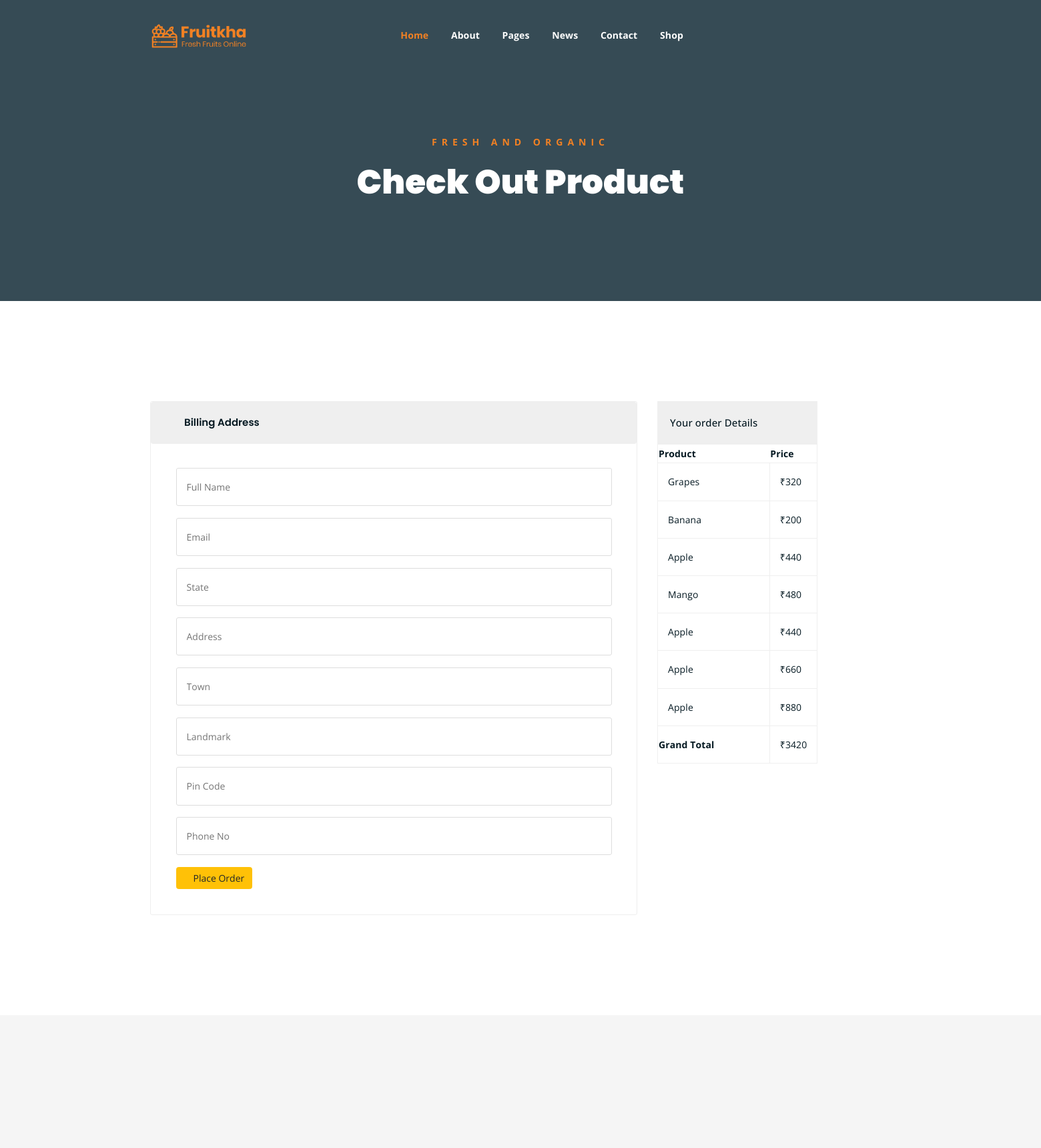
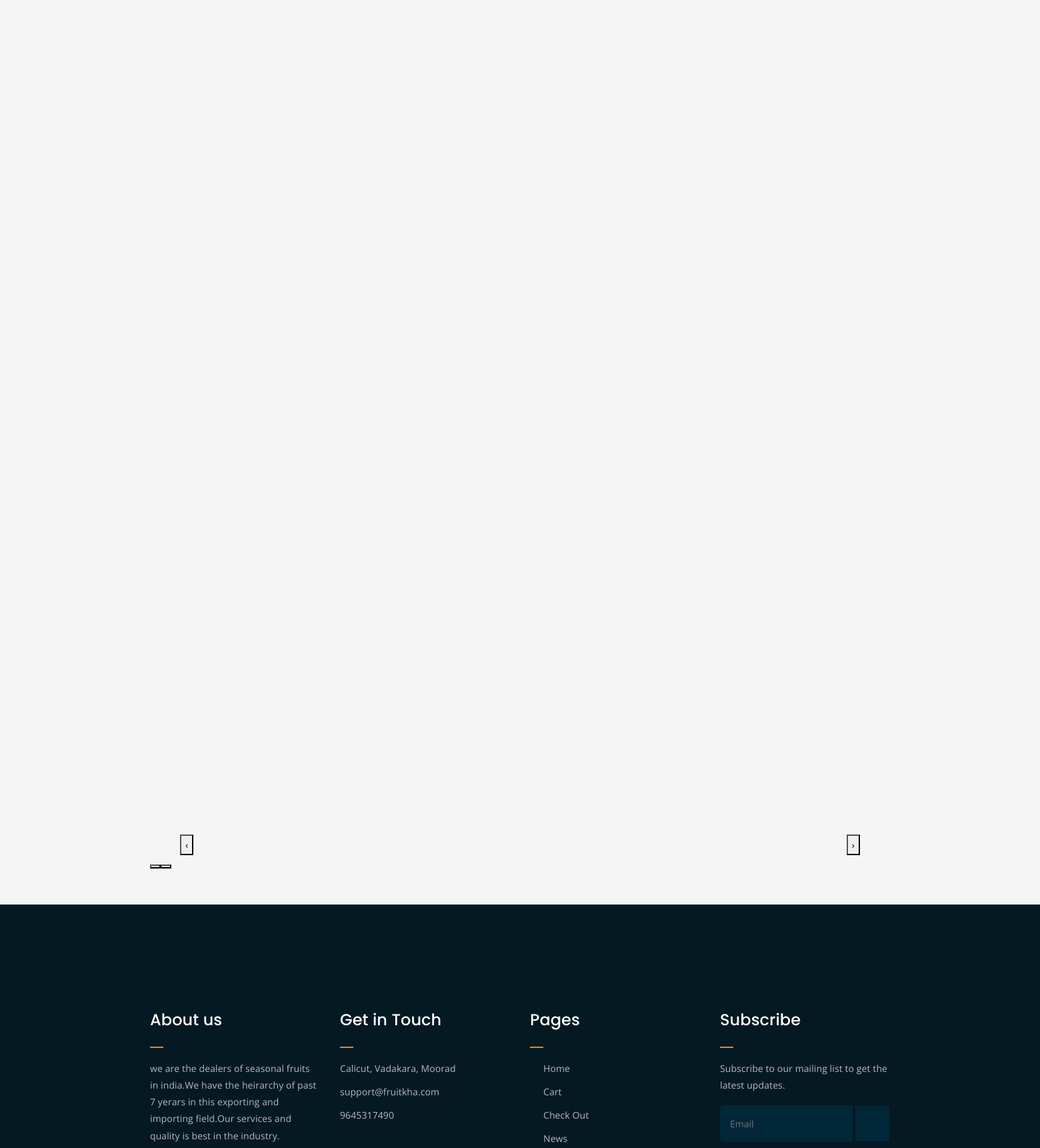
/UserApp/placeorder/ (signed in, upper part), run on the app's committed database (2 pictures, top to bottom).
### UserApp/models.py (models this page shows)
class CartDB(models.Model):
    Name = models.CharField(max_length=40,null=True,blank=True)
    Price = models.IntegerField(null=True,blank=True)
    Quantity = models.IntegerField(null=True,blank=True)
    User = models.CharField(max_length=40, null=True, blank=True)
    TotalPrice = models.IntegerField(null=True,blank=True)

### UserApp/views.py (the view)
# urls.py: path('placeorder/', views.placeorder, name="placeorder"),
def placeorder(req):
    item = CartDB.objects.filter(User=req.session['username'])
    total_price = 0
    for i in item:
        total_price = total_price + i.TotalPrice
    return render(req,"PlaceOrder.html",{"item":item,"total_price":total_price})

### UserApp/templates/PlaceOrder.html (shortened to what this page needs)
<!DOCTYPE html>
{% load static %}
<html lang="en">
<head>
	<link rel="stylesheet" href="{% static 'assets/css/all.min.css' %}">
	<link rel="stylesheet" href="{% static 'assets/bootstrap/css/bootstrap.min.css' %}">
	<link rel="stylesheet" href="{% static 'assets/css/owl.carousel.css' %}">
	<link rel="stylesheet" href="{% static 'assets/css/magnific-popup.css' %}">
	<link rel="stylesheet" href="{% static 'assets/css/animate.css' %}">
	<link rel="stylesheet" href="{% static 'assets/css/meanmenu.min.css' %}">
	<link rel="stylesheet" href="{% static 'assets/css/main.css' %}">
	<link rel="stylesheet" href="{% static 'assets/css/responsive.css' %}">
</head>
<body>
	<div class="top-header-area" id="sticker">
		<div class="container">
			<div class="row">
				<div class="col-lg-12 col-sm-12 text-center">
					<div class="main-menu-wrap">
						<div class="site-logo">
							<a href="index.html">
								<img src="{% static 'assets/img/logo.png' %}" alt="">
							</a>
						</div>
						<nav class="main-menu">
							<ul>
								<li class="current-list-item"><a href="#">Home</a>
								</li>
								<li><a href="about.html">About</a></li>
								<li><a href="#">Pages</a>
								</li>
								<li><a href="news.html">News</a>
								</li>
								<li><a href="contact.html">Contact</a></li>
								<li><a href="shop.html">Shop</a>
								</li>
								<li>
									<div class="header-icons">
										<a class="shopping-cart" href="cart.html"><i class="fas fa-shopping-cart"></i></a>
										<a class="mobile-hide search-bar-icon" href="#"><i class="fas fa-search"></i></a>
									</div>
								</li>
							</ul>
						</nav>
					</div>
				</div>
			</div>
		</div>
	</div>
	<div class="breadcrumb-section breadcrumb-bg">
		<div class="container">
			<div class="row">
				<div class="col-lg-8 offset-lg-2 text-center">
					<div class="breadcrumb-text">
						<p>Fresh and Organic</p>
						<h1>Check Out Product</h1>
					</div>
				</div>
			</div>
		</div>
	</div>
	<div class="checkout-section mt-150 mb-150">
		<div class="container">
			<div class="row">
				<div class="col-lg-8">
					<div class="checkout-accordion-wrap">
						<div class="accordion" id="accordionExample">
						  <div class="card single-accordion">
						    <div class="card-header" id="headingOne">
						      <h5 class="mb-0">
						        <button class="btn btn-link" type="button" data-toggle="collapse" data-target="#collapseOne" aria-expanded="true" aria-controls="collapseOne">
						          Billing Address
						        </button>
						      </h5>
						    </div>
						    <div id="collapseOne" class="collapse show" aria-labelledby="headingOne" data-parent="#accordionExample">
						      <div class="card-body">
						        <div class="billing-address-form">
						        	<form method="post" action="{% url 'savecheck' %}">
						        		<p><input type="text" placeholder="Full Name" name="name"></p>
						        		<p><input type="email" placeholder="Email" name="email"></p>
						        		<p><input type="text" placeholder="State" name="state"></p>
						        		<p><input type="text" placeholder="Address" name="address"></p>
						        		<p><input type="text" placeholder="Town" name="town"></p>
						        		<p><input type="text" placeholder="Landmark" name="mark"></p>
                                        <p><input type="text"  id="zipCode" placeholder="Pin Code" value="" name="pin"></p>
                                        <p><input type="text"  id="phone_number" min="0" placeholder="Phone No" value="" name="number"></p>
												<button type="submit" class="btn btn-warning"><i class="fas fa-shopping-cart"></i> Place Order</button>
						        	</form>
						        </div>
						      </div>
						    </div>
						  </div>
						</div>
					</div>
				</div>
				<div class="col-lg-4">
					<div class="order-details-wrap">
						<table class="order-details">
							<thead>
								<tr>
									<th>Your order Details</th>
									<th></th>
								</tr>
							</thead>
							<tbody class="order-details-body">
								<tr>
									<th>Product</th>
									<th>Price</th>
								</tr>
								{% for i in item %}
								<tr>
									<td>{{i.Name}}</td>
									<td>₹{{i.TotalPrice}}</td>
								</tr>
                                {% endfor %}
							    <tr>
									<th>Grand Total</th>
									<td>₹{{total_price}}</td>
								</tr>
							</tbody>
						</table>
					</div>
				</div>
			</div>
		</div>
	</div>
	<div class="logo-carousel-section">
		<div class="container">
			<div class="row">
				<div class="col-lg-12">
					<div class="logo-carousel-inner">
					</div>
				</div>
			</div>
		</div>
	</div>
	<div class="footer-area">
		<div class="container">
			<div class="row">
				<div class="col-lg-3 col-md-6">
					<div class="footer-box about-widget">
						<h2 class="widget-title">About us</h2>
						<p>we are  the dealers of seasonal fruits in india.We have the heirarchy of past 7 yerars in this  exporting and importing field.Our services and quality is best in the industry.</p>
					</div>
				</div>
				<div class="col-lg-3 col-md-6">
					<div class="footer-box get-in-touch">
						<h2 class="widget-title">Get in Touch</h2>
						<ul>
							<li> Calicut, Vadakara, Moorad</li>
							<li>support@fruitkha.com</li>
							<li>9645317490</li>
						</ul>
					</div>
				</div>
				<div class="col-lg-3 col-md-6">
					<div class="footer-box pages">
						<h2 class="widget-title">Pages</h2>
						<ul>
							<li><a href="{% url 'homepage' %}">Home</a></li>
							<li><a href="{% url 'cartpage' %}">Cart</a></li>
							<li><a href="{% url 'placeorder' %}">Check Out</a></li>
							<li><a href="news.html">News</a></li>
						</ul>
					</div>
				</div>
				<div class="col-lg-3 col-md-6">
					<div class="footer-box subscribe">
						<h2 class="widget-title">Subscribe</h2>
						<p>Subscribe to our mailing list to get the latest updates.</p>
						<form action="index.html">
							<input type="email" placeholder="Email">
							<button type="submit"><i class="fas fa-paper-plane"></i></button>
						</form>
					</div>
				</div>
			</div>
		</div>
	</div>
</body>
</html>

### data on the page
CartDB: Name "Grapes", TotalPrice "320"
CartDB: Name "Banana", TotalPrice "200"
CartDB: Name "Apple", TotalPrice "440"
CartDB: Name "Mango", TotalPrice "480"
CartDB: Name "Apple", TotalPrice "440"
CartDB: Name "Apple", TotalPrice "660"
CartDB: Name "Apple", TotalPrice "880"

### other printed values
{{ total_price }} "3420"
